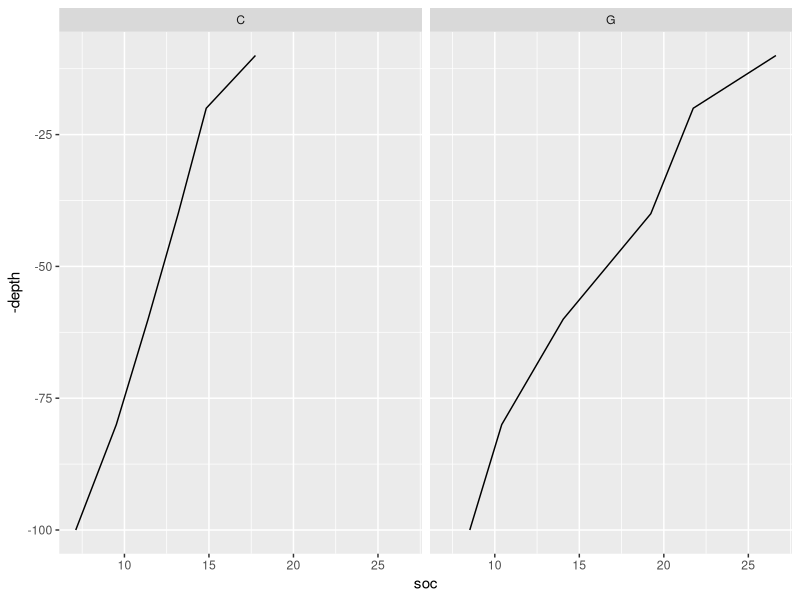

This chart was generated by the following R code: (Note: this script raises an error after producing the figure.)
library(ggplot2)
library(dplyr)
library(tidyr)

depth<-c(10, 20, 40, 60, 80, 100, 10, 20, 40, 60, 80, 100)
soc<-c(26.63, 21.74, 19.23, 14.05, 10.41, 8.52, 17.75, 14.84, 13.18, 11.40, 9.52, 7.12)
rootc<-c(1.393, .433, .223, .157, .115, .247, .200, .059, .034, .031, .030, .009)
trt<-c("G", "G", "G", "G", "G", "G", "C", "C", "C", "C", "C", "C")
df<-as.data.frame(cbind(depth, soc, rootc, trt), stringsAsFactors=FALSE)
df$soc<-as.numeric(df$soc)
df$rootc<-as.numeric(df$rootc)
df$depth<-as.numeric(df$depth)

ggplot(df, aes(x=-depth, y=soc))+
  geom_line()+
  coord_flip()+
  facet_wrap(~trt)

ggplot(df_intpolated, aes(x=-depth, y=root_int, color=trt)) +
  geom_line() +
  geom_point(shape=1) +
  geom_point(aes(y=rootc), size=5, alpha=.3, na.rm=T) +
  theme_bw()+
  coord_flip()+
  facet_wrap(~trt)

df_depths_possible <- expand.grid(
  depth            = seq(from=min(df$depth), max(100), by=10), #Decide resolution here.
  trt              = c("C", "G"),
  stringsAsFactors = FALSE
)

df_intpolated <- df %>% 
  right_join(df_depths_possible, by=c("trt", "depth")) %>% #Incorporate locations to interpolate
  group_by(trt)%>%
  mutate(
    carbon_int     = spline(x=depth, y=soc  , xout=depth,  method="natural")$y,
    root_int       = spline(x=depth, y=rootc  , xout=depth,  method="natural")$y
    ) %>% 
  ungroup()


sumpropsK<-df_intpolated%>%
  group_by(trt)%>%
  mutate(totalrootC = sum(root_int), 
         totalcarbon = sum(carbon_int))%>%
  mutate(proprootC = root_int/totalrootC,
         propcarbon = carbon_int/totalcarbon)

theme_set(yf_theme)
ggplot(sumpropsK, aes(x=-depth, y=proprootC)) +
  geom_line(color="green", size=1.2) +
  geom_line(aes(y=propcarbon), color="brown", size=1.2) +
  coord_flip()+
  facet_wrap(~trt)